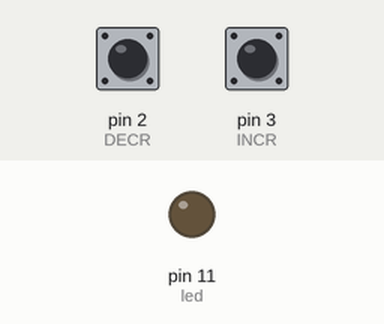
The sketch below on a simulated Arduino Uno, built with avr-gcc and run on an emulated ATmega328P. Parts: output pins drawn as LEDs (lit = HIGH). The inputs (shaded band) are chosen by the test bench; at power-on: pin 2 (DECR) HIGH, pin 3 (INCR) HIGH. What the sketch prints to the serial monitor is not drawn.

Above: at 0.05 s.
At 2.4 s:
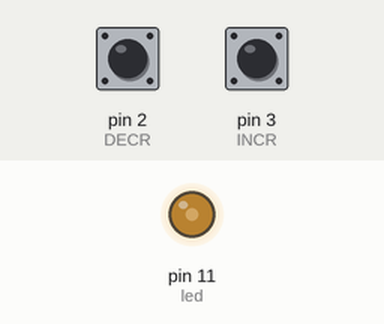
At 4.8 s:
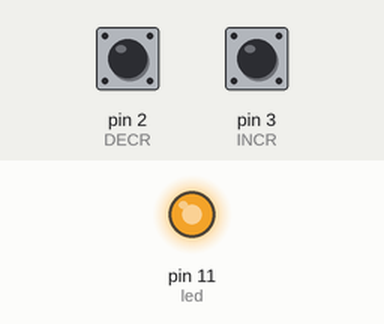
At 9.6 s:
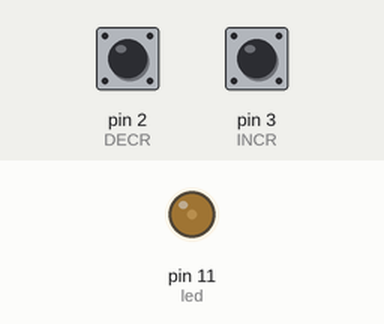
Timing chart, 0 to 13.2 s (numbered marks = the images above):
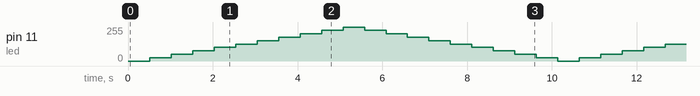

The sketch:

B6.ino
```cpp
#include <Bounce2.h>
#include <String.h>
#define MAX_PER 100
#define TIME 500

String command;

int led = 11;
int per = 0;
int PER;

int DECR = 2;
int INCR = 3;

bool manual = false;
int state = 1;

unsigned long time;

Bounce dec = Bounce();
Bounce inc = Bounce();

void setup() {
  Serial.begin(9600);

  pinMode(led, OUTPUT);
  pinMode(DECR, INPUT_PULLUP);
  pinMode(INCR, INPUT_PULLUP);

  dec.attach(DECR);
  inc.attach(INCR);
  dec.interval(15);
  inc.interval(15);

  time = millis();
}

void loop() {

  if(Serial.available()){
  command = Serial.readString();
  command.trim();
  command.toUpperCase();


  if(command.equals("MANUAL")){
    manual = true;
  }
  if(command.equals("AUTO")){
    manual = false;
  }
  }

  if(!manual){
    if(millis() - time > TIME)
    {
      if(per <= 100 && per >= 0)
        per += 10 * state;
      if(per == 100 || per == 0) state *= -1;

      time = millis();
    }
  }else{
    inc.update();
    dec.update();

    if(inc.fell() && per < 100) per += 10;
    if(dec.fell() && per > 0) per -= 10;
  }

  PER = map(per, 0, 100, 0, 255);
  Serial.println(per);
  Serial.println(PER);
  analogWrite(led, PER);
}
```
